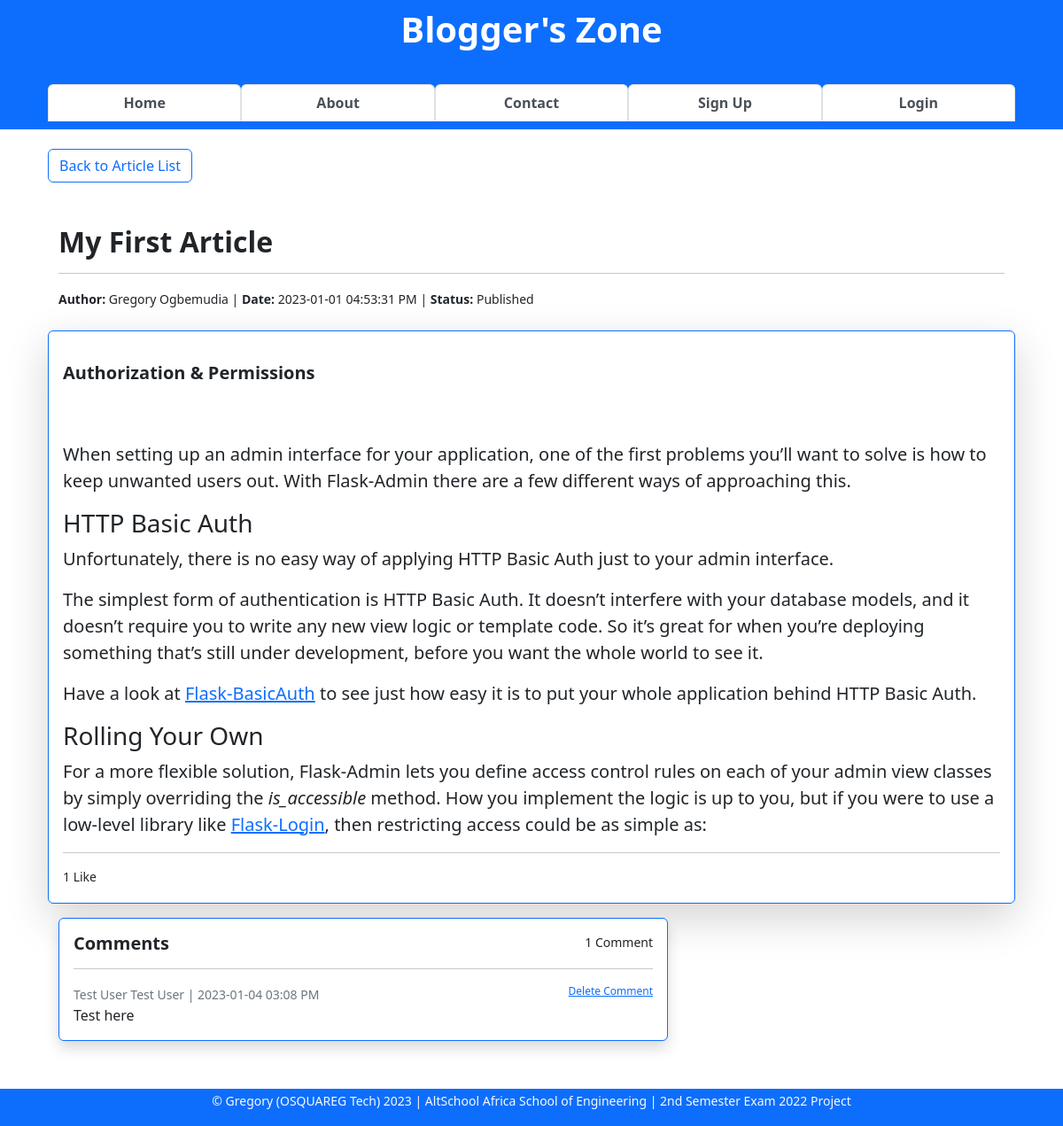
Before: /article/view/1 with the older database file.
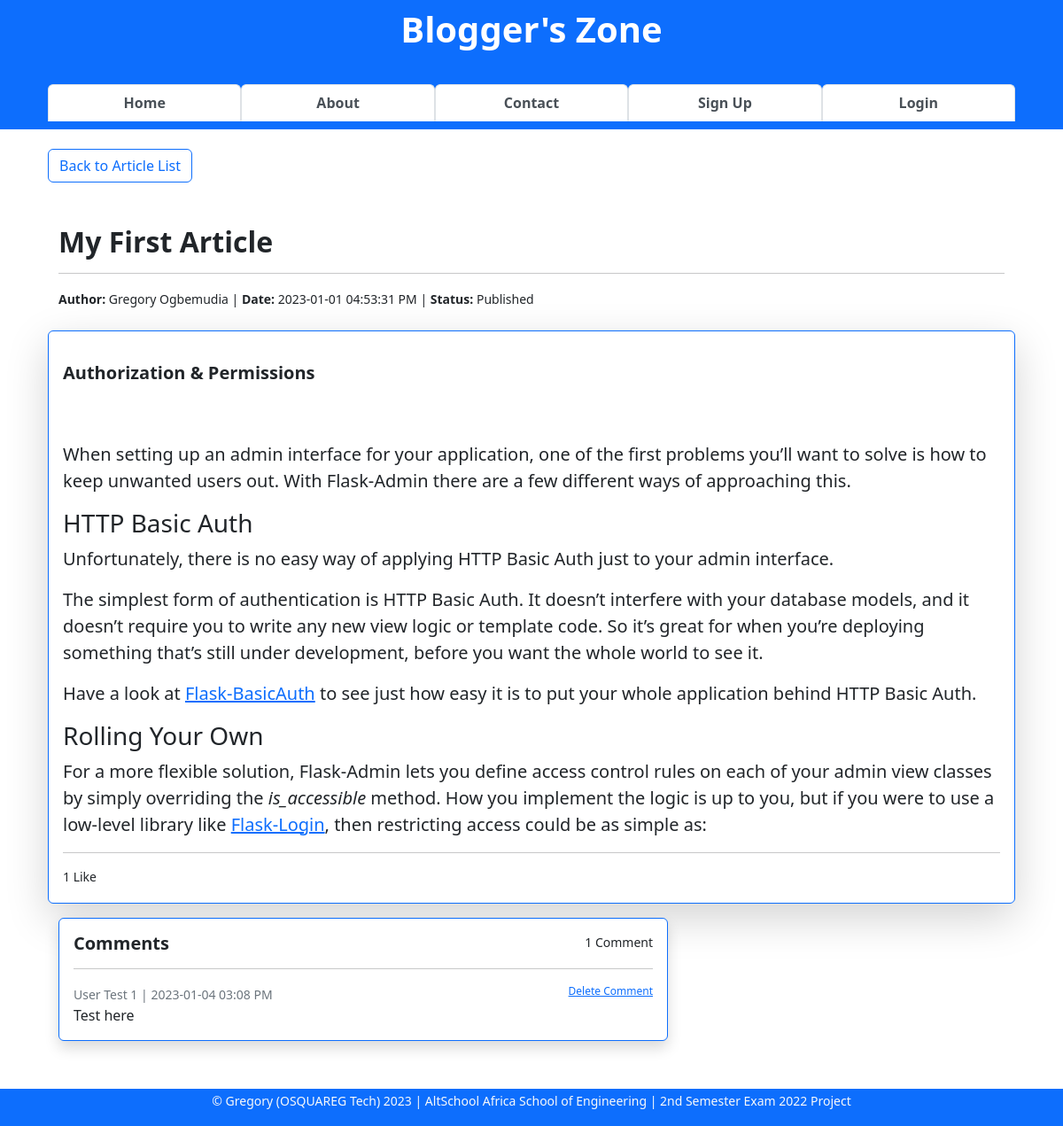
After: the same page with the newer database file.
### app/models.py (models this page shows, shortened)
class Comment(db.Model):
    __tablename__ = "comments"
    id = db.Column(db.Integer, primary_key=True)
    comment = db.Column(db.Text(), nullable=False)
    date_added = db.Column(db.DateTime, default=datetime.utcnow)
    edited = db.Column(db.Boolean, default=False)
    user_id = db.Column(db.Integer, db.ForeignKey("users.id", ondelete="CASCADE"))
    article_id = db.Column(db.Integer, db.ForeignKey("articles.id", ondelete="CASCADE"))
    likes = db.relationship("CommentLike", backref="comments")

class User(db.Model, UserMixin):
    __tablename__ = "users"
    id = db.Column(db.Integer, primary_key=True)
    firstname = db.Column(db.String(255), nullable=False)
    lastname = db.Column(db.String(255), nullable=False)
    username = db.Column(db.String(25), nullable=False, unique=True)
    email = db.Column(db.Text(150), nullable=False, unique=True)
    password_hash = db.Column(db.Text(255), nullable=False, unique=True)
    bio = db.Column(db.Text(), nullable=True)
    date_joined = db.Column(db.DateTime, default=datetime.utcnow)
    is_active = db.Column(db.Boolean, default=True)
    is_admin = db.Column(db.Boolean, default=False)
    profile_pic = db.Column(db.String(), nullable=True)
    last_updated_by = db.Column(db.String)
    last_updated_on = db.Column(db.DateTime, onupdate=datetime.utcnow)
    articles = db.relationship("Article", backref="author")
    comments = db.relationship("Comment", backref="commenter")
    article_likes = db.relationship("ArticleLike", backref="art_liker")
    comment_likes = db.relationship("CommentLike", backref="com_liker")

### app/article/article.py (the view)
@blueprint.route("/view/<int:id>", methods=["GET", "POST"])
def view(id):
    form = CommentForm()
    article = Article.query.get_or_404(id)
    comments = Comment.query\
        .filter(Comment.article_id == article.id)\
        .order_by(Comment.date_added.desc()).all()
    comment_cnts = db.session.query(func.count(Comment.comment).label("count"))\
        .filter(Comment.article_id == article.id)\
        .all()
    comment_count = comment_cnts[0][0]
    article_likes_cnts = db.session.query(func.count(ArticleLike.user_id).label("count"))\
        .filter(ArticleLike.article_id == article.id)\
        .all()
    article_likes_count = article_likes_cnts[0][0]
    user_article_like = db.session.query(ArticleLike)\
        .filter(ArticleLike.article_id == article.id)\
        .all()
    context = {
        "form": form,
        "article": article,
        "comments": comments,
        "comment_count": comment_count,
        "article_likes_count": article_likes_count,
        "user_article_like": user_article_like,
        }
    if not article.is_draft:
        return render_template("view-article.html", **context)
    else:
        return redirect(url_for("user.dashboard"))

### app/article/templates/view-article.html (shortened to what this page needs)
{% extends 'base.html' %}
{% block content %}
<div class="container">
    <div>
        <a href="/#all-articles-list" class="btn btn-outline-primary border border-primary">Back to Article List</a>
    </div>
    <br><br>
    <div class="container">
        <h2 style="font-weight:bold">{{ article.title }}</h2>
        <hr>
        <small><strong>Author:</strong> {{ article.author.firstname }} {{ article.author.lastname }}
            | <strong>Date:</strong> {{ article.date_posted.strftime('%Y-%m-%d %I:%M:%S %p') }}
            | <strong>Status:</strong>
            {% if article.is_draft %}
            Saved as Draft
            {% else %}
            Published
            {% endif %}
        </small>
    </div>
    <br>
    <div class="shadow-lg p-3 mb-3 bg-body rounded border border-primary">
        <div class="fs-5">
            <p>{{ article.content | safe }}</p>
        </div>
        <hr>
        <div>
            <small class="float-start">
                {% if article_likes_count > 1 %}
                {{ article_likes_count }} Likes
                {% else %}
                {{ article_likes_count }} Like
                {% endif %}
            </small>
        </div><br>
    </div>
    <section class="comment-section container row">
        <div class="col-8">
            <div class="card col-auto shadow border border-primary">
                <div class="card-body">
                    <small class="float-end">
                        {% if comment_count > 1 %}
                        {{ comment_count }} Comments
                        {% else %}
                        {{ comment_count }} Comment
                        {% endif %}
                    </small>
                    <h5 class="card-title"><b>Comments</b></h5>
                    <hr>
                    {% if count == 0 %}
                    <p class="card-text">No comment yet. Be the first to comment!</p>
                    <hr>
                    {% else %}
                    {% for comment in comments %}
                    <small class="card-subtitle mb-2 text-muted fs-7">
                        {{ comment.commenter.firstname }} {{ comment.commenter.lastname }}
                        | {{ comment.date_added.strftime('%Y-%m-%d %I:%M %p') }}
                    </small>
                    <small class="float-end" style="font-size:12px"><a href="{{ url_for('comment.delete', id=comment.id) }}">Delete Comment</a></small>
                    <p class="card-text">{{ comment.comment }}</p>
                    {% endfor %}
                    {% endif %}
                </div>
            </div>
            <br>
        </div>
    </section>
</div>
{% endblock content %}

Changed rows visible on the page:
changed through a linked row, Comment "Test here": commenter.firstname "Test User" → "User"; commenter.lastname "Test User" → "Test 1"
